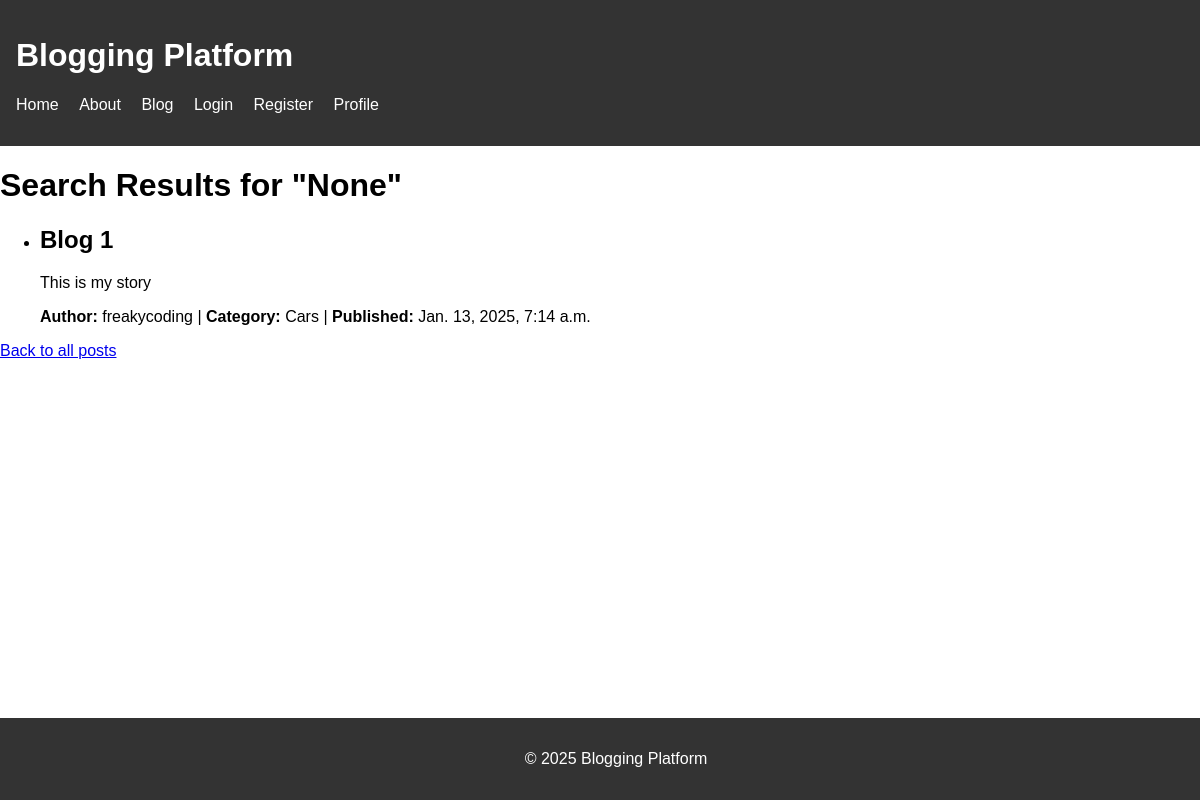
The app's page /blog/search/ with its own data.
### blog/models.py (models this page shows, shortened)
class BlogPost(models.Model):
    title = models.CharField(max_length=200)
    content = models.TextField()
    author = models.ForeignKey(User, on_delete=models.CASCADE)
    category = models.ForeignKey(Category, on_delete=models.SET_NULL, null=True)
    published_date = models.DateTimeField(auto_now=True)
    tags = models.ManyToManyField(Tag, blank=True)
    created_at = models.DateTimeField(auto_now_add=True)
    class Meta:
        ordering = ['-created_at']  # Order posts by creation date, newest first

class Category(models.Model):
    name = models.CharField(max_length=100)
    def __str__(self):
        return self.name

### blog/views.py (the view, shortened to what this page needs)
# urls.py: path('search/', search_posts, name='search_posts'),
def search_posts(request):
    query = request.GET.get('q')
    category = request.GET.get('category')
    published_after = request.GET.get('published_after')
    tags = request.GET.get('tags')
    posts = BlogPost.objects.all()
    if category:
        posts = posts.filter(category=category)
    if published_after:
        published_after_date = datetime.strptime(published_after, '%Y-%m-%d')
        posts = posts.filter(published_date__gte=published_after_date)
    if tags:
        tags_list = [tag.strip() for tag in tags.split(',')]
        posts = posts.filter(tags__in=tags_list)
    return render(request, 'blog/search_results.html', {'posts': posts, 'query': query})

### blog/templates/blog/search_results.html
{% extends 'base.html' %}
{% block content %}
    <h1>Search Results for "{{ query }}"</h1>
    <ul>
        {% for post in posts %}
            <li>
                <h2>{{ post.title }}</h2>
                <p>{{ post.content }}</p>
                <p><strong>Author:</strong> {{ post.author.username }} | <strong>Category:</strong> {{ post.category }} | <strong>Published:</strong> {{ post.published_date }}</p>
            </li>
        {% empty %}
            <li>No posts found matching your search criteria.</li>
        {% endfor %}
    </ul>
    <a href="{% url 'blog:post_list' %}">Back to all posts</a>
{% endblock %}

### static/css/styles.css (style rules this page uses)
body { font-family: Arial, sans-serif; margin: 0; padding: 0; }
h1 { font-size: 2rem; }

### records on screen
BlogPost: title "Blog 1", content "This is my story", author.username "freakycoding", category "Cars", published_date "Jan. 13, 2025, 7:14 a.m."

### other values on screen
{{ query }} "None"
